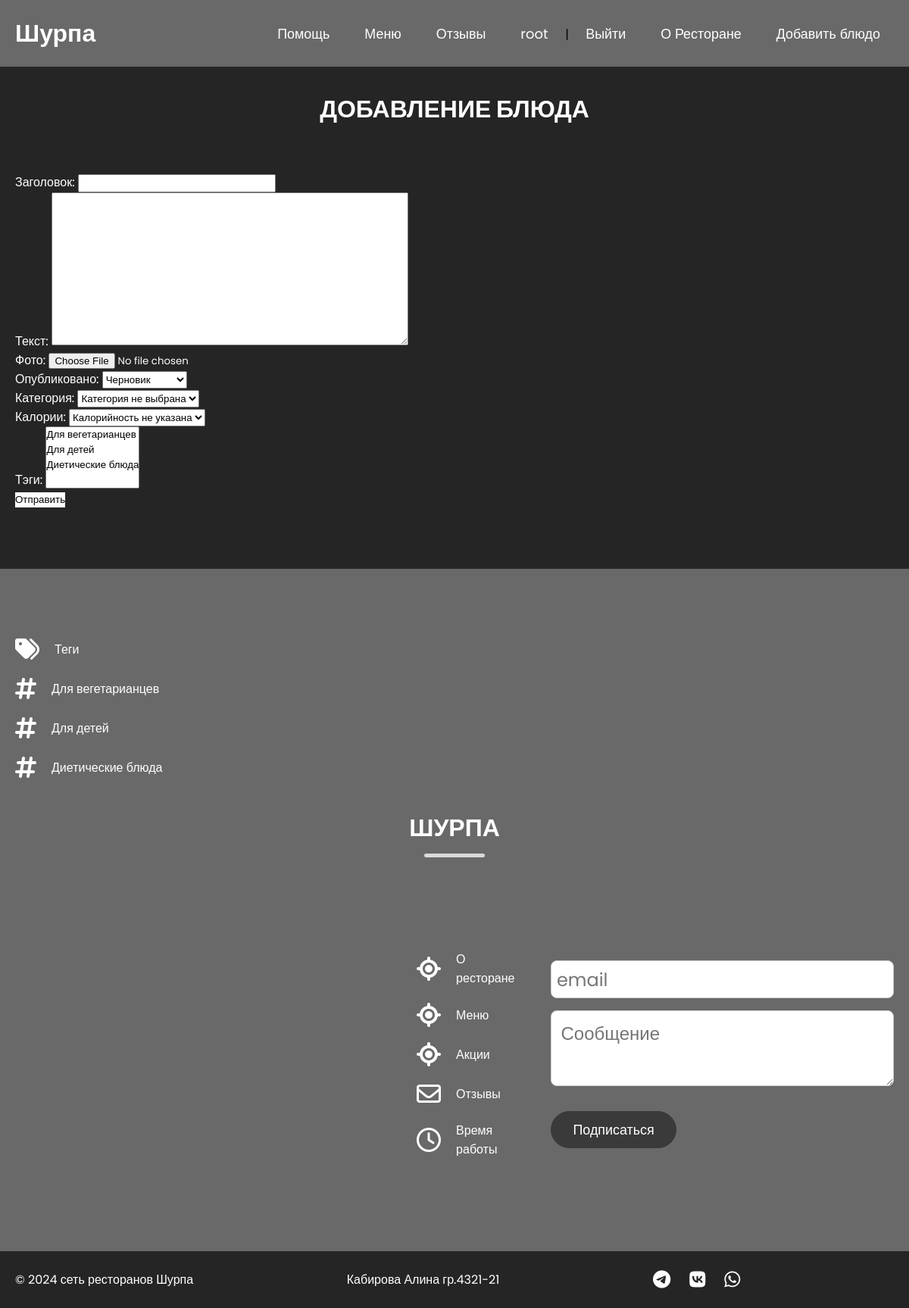
The page /addpage/ (signed in) on the database its author committed.
### users/models.py (models this page shows)
class User(AbstractUser):
    photo = models.ImageField(upload_to="users/%Y/%m/%d/", blank=True, null=True, verbose_name="Фотография")
    date_birth = models.DateTimeField(blank=True, null=True, verbose_name="Дата рождения")

### shurpa/models.py (models this page shows)
class TagPost(models.Model):
    tag = models.CharField(max_length=100, db_index=True)
    slug = models.SlugField(max_length=255, unique=True, db_index=True)
    def __str__(self):
        return self.tag
    def get_absolute_url(self):
        return reverse('tag', kwargs={'tag_slug': self.slug})

### shurpa/views.py (the view)
# urls.py: path('addpage/', views.addpage, name='addpage'),
@login_required
@permission_required('shurpa.add_shurpa', raise_exception=True)
def addpage(request):
    if request.method == 'POST':
        form = AddPostForm(request.POST, request.FILES)
        if form.is_valid():
            post = form.save(commit=False)
            post.author = request.user
            post.save()
            return redirect('home')
    else:
        form = AddPostForm()
    data = {
        'menu': menu,
        'title': 'Добавление статьи',
        'form': form
    }
    return render(request, 'shurpa/addpage.html', data)

### shurpa/forms.py (shortened to what this page needs)
class AddPostForm(forms.ModelForm):
    cat = forms.ModelChoiceField(queryset=Category.objects.all(), empty_label="Категория не выбрана", label="Категория")
    calorie = forms.ModelChoiceField(queryset=Calorie.objects.all(),empty_label="Калорийность не указана", required=False, label="Калории")
    class Meta:
        model = Shurpa
        fields = ['title', 'content', 'photo', 'is_published', 'cat', 'calorie', 'tags' ]

### shurpa/models.py (called while the page is built)
    def __str__(self):
        return self.name

    def __str__(self):
        return str(self.value)  # Преобразуем int в str

### shurpa/templatetags/shurpa_tags.py (called while the page is built)
@register.inclusion_tag('shurpa/list_tags.html')
def show_all_tags():
        return {'tags': TagPost.objects.all()}

### users/context_processors.py (called while the page is built)
def get_shurpa_context(request):
    return {'mainmenu': menu}

### shurpa/templates/shurpa/addpage.html (shortened to what this page needs)
{% extends 'base.html' %}
{% block content %}
{% if perms.shurpa.change_shurpa %}
      <section class="menu-section" id="menu">
        <h2 class="section-title2">Добавление блюда</h2>
          <div class="section-content">
        <form action="" method="POST" enctype="multipart/form-data">
            {% for f in form %}
            <p><label class="form-label" for="{{ f.id_for_label }}">{{f.label}}: </label>{{ f }}</p>
            {% endfor %}
            <p><button type="submit" style="background: white">Отправить</button></p>
        </form>
          </div>
      </section>
{% endif %}
{% endblock %}

### templates/base.html (shortened to what this page needs)
{% load static %}
{% load shurpa_tags %}
<!DOCTYPE html>
<html lang="ru">
<head>
    <link rel="stylesheet" href="https://cdnjs.cloudflare.com/ajax/libs/font-awesome/6.6.0/css/all.min.css" />
    <link rel="stylesheet" href="https://cdn.jsdelivr.net/npm/swiper@11/swiper-bundle.min.css" />
    <link rel="stylesheet" href="{% static 'shurpa/css/style.css' %}" />
</head>
  <body>
    <header>
      <nav class="navbar">
        <a href="{% url 'home' %}" class="nav-logo">
          <h2 class="logo-text">Шурпа</h2>
        </a>
        <ul class="nav-menu">
          <li class="nav-item">
            <a href="{% url 'chat' %}" class="nav-link">Помощь</a>
          </li>
          <li class="nav-item">
            <a href="#menu" class="nav-link">Меню</a>
          </li>
          <li class="nav-item">
            <a href="{% url 'otziv' %}" class="nav-link">Отзывы</a>
          </li>
          {% if user.is_authenticated %}
          <li class="nav-item"> <a href="{% url 'users:profile' %}" class="nav-link" class="nav-link"> {{ user.username }} </a> | <a href="{% url 'users:logout' %}" class="nav-link">Выйти</a></li>
          {% else %}
          <li class="nav-item"><a href="{% url 'users:login' %}" class="nav-link" class="nav-link">Войти</a> | <a href="{% url 'users:register' %}" class="nav-link">Регистрация</a></li>
          {% endif %}
          <li class="nav-item">
            <a href="{% url 'about' %}" class="nav-link">О Ресторане</a>
          </li>
          <li class="nav-item">
            <a href="{% url 'addpage' %}" class="nav-link">Добавить блюдо</a>
          </li>
        </ul>
      </nav>
    </header>
    <main>
{% block content %} {% endblock %}
<section class="contact-section" id="contact">
  {% show_all_tags %}
  <h2 class="section-title">Шурпа</h2>
  <div class="section-content">
    <div id="footer-map" style="width: 100%; height: 300px; margin-bottom: 20px;"></div>
    <ul class="contact-info-list">
      <li class="contact-info">
        <i class="fa-solid fa-location-crosshairs"></i>
        <p>О ресторане</p>
      </li>
      <li class="contact-info">
        <i class="fa-solid fa-location-crosshairs"></i>
        <p>Меню</p>
      </li>
      <li class="contact-info">
        <i class="fa-solid fa-location-crosshairs"></i>
        <p>Акции</p>
      </li>
      <li class="contact-info">
        <i class="fa-regular fa-envelope"></i>
        <p>Отзывы</p>
      </li>
      <li class="contact-info">
        <i class="fa-regular fa-clock"></i>
        <p>Время работы</p>
      </li>
    </ul>
    <form action="#" class="contact-form">
      <input type="email" placeholder=" email" class="form-input" required />
      <textarea placeholder="Сообщение" class="form-input" required></textarea>
      <button type="submit" class="button submit-button">Подписаться</button>
    </form>
  </div>
</section>
<footer class="footer-section">
        <div class="section-content">
          <p class="copyright-text">© 2024 сеть ресторанов Шурпа</p>
          <p class="copyright-text">Кабирова Алина гр.4321-21</p>
          <div class="social-link-list">
            <a href="#" class="social-link"><i class="fa-brands fa-telegram"></i></a>
            <a href="#" class="social-link"><i class="fa-brands fa-vk"></i></a>
            <a href="#" class="social-link"><i class="fa-brands fa-whatsapp"></i></a>
          </div>
        </div>
      </footer>
    </main>
  </body>
</html>

### shurpa/templates/shurpa/list_tags.html
{% if tags %}
{% load static %}
<div class="section-content">
  <ul class="contact-info-list">
    <li class="contact-info">
      <i class="fa-solid fa-tags"></i>
      <p>Теги</p>
    </li>
    {% for t in tags %}
    <li class="contact-info">
      <i class="fa-solid fa-hashtag"></i>
      <p><a href="{{ t.get_absolute_url }}" class="nav-link" style="color: white;">{{ t.tag }}</a></p>
    </li>
    {% endfor %}
  </ul>
</div>
{% endif %}

### shurpa/static/shurpa/css/style.css (style rules this page uses)
* { padding: 0; margin: 0; box-sizing: border-box; font-family: "Poppins", sans-serif; }
:root { --white-color: #fff; --dark-color: #252525; --primary-color: #3A3A3A; --primary2-color: #696969; --secondary-color: #DADADA; --light-pink-color: #faf4f5; --medium-gray-color: #ccc; --font-size-s: 0.9rem; --font-size-n: 1rem; --font-size-m: 1.12rem; --font-size-l: 1.5rem; --font-size-xl: 2rem; --font-size-xxl: 2.3rem; --font-weight-normal: 400; --font-weight-medium: 500; --font-weight-semibold: 600; --font-weight-bold: 700; --border-radius-s: 8px; --border-radius-m: 30px; --border-radius-circle: 50%; --site-max-width: 1300px; }
html { scroll-behavior: smooth; }
ul { list-style: none; }
a { text-decoration: none; }
button { cursor: pointer; background: none; border: none; }
:where(section, footer) .section-content { margin: 0 auto; padding: 0 20px; max-width: var(--site-max-width); }
section .section-title { text-align: center; padding: 20px 0 100px; text-transform: uppercase; font-size: var(--font-size-xl); }
section .section-title::after { content: ""; width: 80px; height: 5px; display: block; margin: 10px auto 0; background: var(--secondary-color); border-radius: var(--border-radius-s); }
header { z-index: 5; width: 100%; position: fixed; background: var(--primary2-color); }
header .navbar { display: flex; padding: 20px; align-items: center; margin: 0 auto; justify-content: space-between; max-width: var(--site-max-width); }
.navbar .nav-logo .logo-text { color: var(--white-color); font-size: var(--font-size-xl); font-weight: var(--font-weight-semibold); }
.navbar .nav-menu { gap: 10px; display: flex; }
.navbar .nav-menu .nav-link { padding: 10px 18px; color: var(--white-color); font-size: var(--font-size-m); border-radius: var(--border-radius-m); transition: 0.3s ease; }
.menu-section { color: var(--white-color); background: var(--dark-color); padding: 50px 0 80px; }
.contact-section { color: var(--white-color); padding: 70px 0 100px; background: var(--primary2-color); }
.contact-section .section-content { display: flex; gap: 48px; align-items: center; justify-content: space-between; }
.contact-section .contact-info-list .contact-info { display: flex; gap: 20px; margin: 20px 0; align-items: center; }
.contact-section .contact-info-list .contact-info i { font-size: var(--font-size-xl); }
.contact-section .contact-form .form-input { width: 100%; height: 50px; outline: none; margin-bottom: 16px; font-size: var(--font-size-l); border-radius: var(--border-radius-s); border: 1px solid var(--medium-gray-color); }
.contact-section .contact-form { max-width: 100%; }
.contact-section .contact-form textarea.form-input { height: 100px; padding: 12px; resize: vertical; }
.contact-section .contact-form .submit-button { padding: 10px 28px; outline: none; margin-top: 10px; border: 1px solid var(--primary-color); border-radius: var(--border-radius-m); background: var(--primary-color); color: var(--white-color); font-size: var(--font-size-m); font-weight: var(--font-weight-medium); transition: 0.3s ease; }
.footer-section { padding: 20px 0; background: var(--dark-color); }
.footer-section .section-content { display: flex; align-items: center; justify-content: space-between; }
.footer-section :where(.copyright-text, .social-link, .policy-link) { color: var(--white-color); transition: 0.2s ease; }
.footer-section .social-link-list { display: flex; gap: 25px; }
.footer-section .social-link-list .social-link { font-size: var(--font-size-l); }
section .section-title2 { text-align: center; padding: 60px 0 10px; text-transform: uppercase; font-size: var(--font-size-xl); }
section .section-title2 { text-align: center; padding: 70px 0 60px; text-transform: uppercase; font-size: var(--font-size-xl); }

### rows shown on the page
User: username "root"
TagPost: tag "Для вегетарианцев"
TagPost: tag "Для детей"
TagPost: tag "Диетические блюда"

### other values the page prints
{{ f.label }} "Заголовок" "Текст" "Фото" "Опубликовано" "Категория" "Калории" "Тэги"
